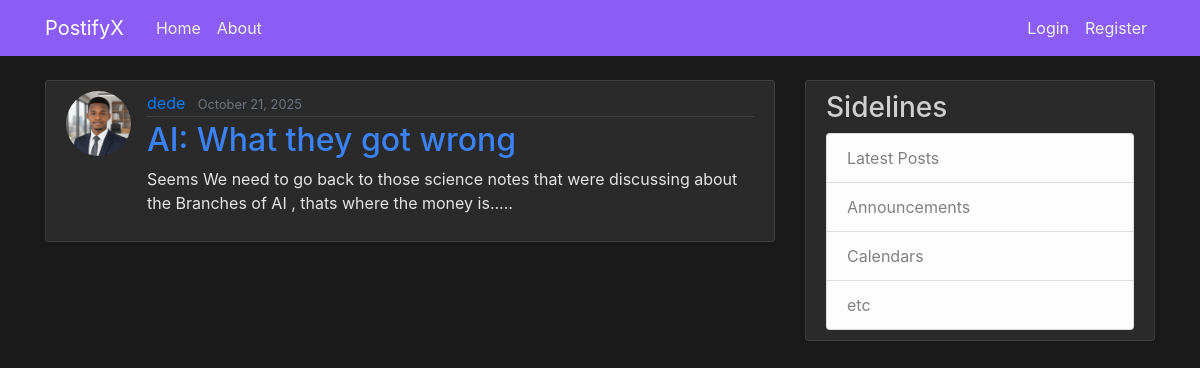
The app's page /post/14/ with its own data.
### blog/models.py (models this page shows, shortened)
class Post(models.Model):
    title= models.CharField(max_length=1000)
    content=models.TextField()
    date_posted=models.DateTimeField(default=timezone.now)
    author=models.ForeignKey(User,on_delete=models.CASCADE)

### users/models.py (models this page shows, shortened)
class Profile(models.Model):
    user=models.OneToOneField(User,on_delete=models.CASCADE)
    image=models.ImageField(default='default.jpg',upload_to='profile_pics')

### blog/views.py (the view)
# urls.py: path('post/<int:pk>/',PostDetailView.as_view(),name='post-detail'),
class PostDetailView(DetailView):
    model=Post
    context_object_name = 'post'

### blog/templates/blog/post_detail.html (shortened to what this page needs)
{% extends 'blog/base.html' %}
{% block content %}
<article class="media content-section">
  <img class="rounded-circle article-img" src="{{ post.author.profile.image.url }}" alt="">
  <div class="media-body">
    <div class="article-metadata">
      <a class="mr-2" href="{% url 'user-posts' post.author.username %}">{{ post.author }}</a>
      <small class="text-muted">{{ post.date_posted|date:"F d, Y" }}</small>
    </div>
    <h2 class="article-title">{{ post.title }}</h2>
    <p class="article-content">{{ post.content }}</p>
  </div>
</article>
{% endblock %}

### blog/static/blog/main.css (style rules this page uses)
body { background-color: #1a1a1a; color: #e5e5e5; margin-top: 5rem; }
h1, h2, h3, h4, h5, h6 { color: #d0d0d0; }
.content-section { background: #2a2a2a; padding: 10px 20px; border: 1px solid #404040; border-radius: 3px; margin-bottom: 20px; }
.article-title { color: #3b82f6; }
.article-content { white-space: pre-line; }
.article-img { height: 65px; width: 65px; margin-right: 16px; }
.article-metadata { padding-bottom: 1px; margin-bottom: 4px; border-bottom: 1px solid #404040 }

### records on screen
Post: author.profile.image (picture), author "dede", date_posted "October 21, 2025", title "AI: What they got wrong", content "Seems We need to go back to those science notes that were discussing about the Branches of AI , thats where the money is....."
